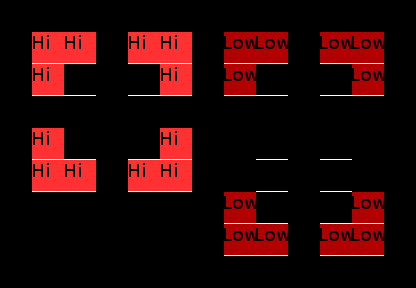

Below is a game level as drawn by its tile map, then a one-line description and the .tmx that defines it (tile-layer data replaced by summaries):
An orthogonal 13x9 tile map with 32x32 px tiles, 2 tile layers (Regions, Input_set), 4 hidden layers not drawn, 4 tilesets.

<map version="1.0" orientation="orthogonal" width="13" height="9" tilewidth="32" tileheight="32">
 <tileset firstgid="1" name="set_icemountain" tilewidth="32" tileheight="32">
  <image source="../../graphics/tiles/set_icemountain.png" width="224" height="128" />
 </tileset>
 <tileset firstgid="29" name="set_rules" tilewidth="32" tileheight="32">
  <image source="../../graphics/tiles/set_rules.png" width="64" height="64" />
 </tileset>
 <tileset firstgid="33" name="Snow" tilewidth="32" tileheight="32">
  <image source="../../graphics/tiles/Snow.png" width="512" height="512" />
 </tileset>
 <tileset firstgid="289" name="collision" tilewidth="32" tileheight="32">
  <image source="../../graphics/tiles/collision.png" width="64" height="32" />
 </tileset>
 <layer name="Regions" width="13" height="9">
  <data>[117 cells, 36 non-empty, 1 distinct tile ids]</data>
 </layer>
 <layer name="Input_set" width="13" height="9">
  <data>[117 cells, 36 non-empty, 3 distinct tile ids]</data>
 </layer>
 <layer name="Output_Ground" width="13" height="9" visible="0">
  <data>[117 cells, 10 non-empty, 10 distinct tile ids]</data>
 </layer>
 <layer name="Output_Fringe" width="13" height="9" visible="0">
  <data>[117 cells, 0 non-empty, 0 distinct tile ids]</data>
 </layer>
 <layer name="Output_Over" width="13" height="9" visible="0">
  <data>[117 cells, 2 non-empty, 2 distinct tile ids]</data>
 </layer>
 <layer name="Output_Collision" width="13" height="9" visible="0">
  <data>[117 cells, 6 non-empty, 1 distinct tile ids]</data>
 </layer>
</map>
